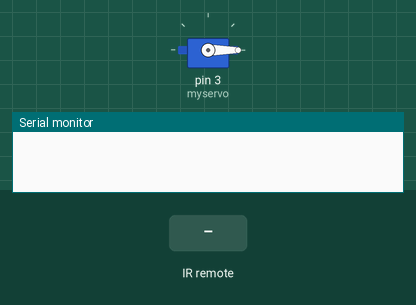
This sketch was run on a simulated Arduino Uno, built with avr-gcc and run on an emulated ATmega328P. On the bench: servo, the last lines printed to the serial monitor. The inputs (shaded band) are chosen by the test bench.

Above: at 1.2 s.
1.3 s: infrared code 0xFF30CF received
At 2.4 s:
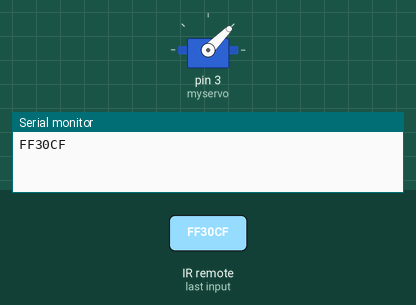
2.8 s: infrared code 0xFF18E7 received
At 3.6 s:
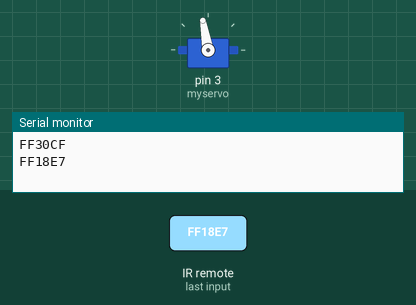
4.3 s: infrared code 0xFF7A85 received
At 4.7 s:
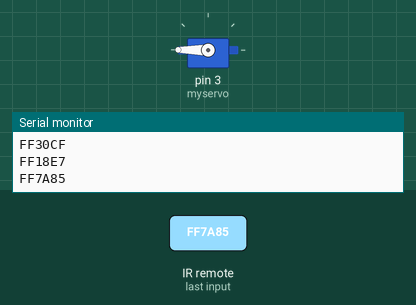
5.8 s: infrared code 0xFFA857 received
At 7.1 s:
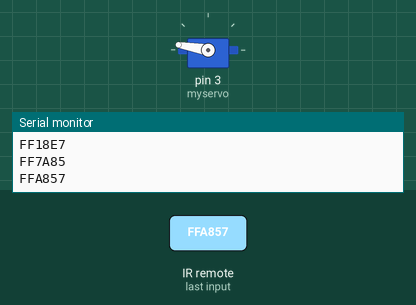
Timing chart, 0 to 8.3 s (numbered marks = the images above; inputs shaded):
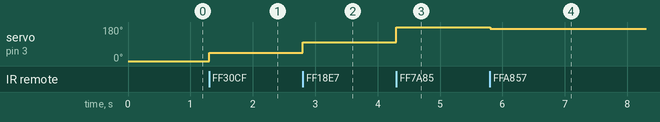

Measured:
- after the input at 1.3 s, servo on pin 3 (myservo): 0° → 45° at once
- after the input at 2.8 s, servo on pin 3 (myservo): 45° → 100° at once
- after the input at 4.3 s, servo on pin 3 (myservo): 100° → 180° at once
- after the input at 5.8 s, servo on pin 3 (myservo): 180° → 170° at once

The sketch:

Remote_Servo.ino
```cpp
#include <Servo.h>
#include <IRremote.h>

int recvPin = 10;
int servoPos = 0;

IRrecv irrecv(recvPin);
decode_results results;

Servo myservo;

void setup() {
  Serial.begin(9600);
  irrecv.enableIRIn();
  irrecv.blink13(true);
  myservo.attach(3);
  myservo.write(servoPos);

}

void loop() {

  if (irrecv.decode(&results)) {

    Serial.println(results.value, HEX);
    irrecv.resume();

    if(results.value == 0xFF30CF){ //1 button
      servoPos = 45; //servo position in degrees
    }

    if(results.value == 0xFF18E7){ //2 button
      servoPos = 100;
    }
    if(results.value == 0xFF7A85){ //3 button
      servoPos = 180;
    }

    if(results.value == 0xFF6897){ //0 button
      servoPos = 0;
    }
    if(results.value == 0xFF906F){ //+ button
      servoPos += 10;
    }
    if(results.value == 0xFFA857){ //- button
      servoPos -= 10;
    }

  }
  myservo.write(servoPos); //can be degrees between 0 and 180

}
```
